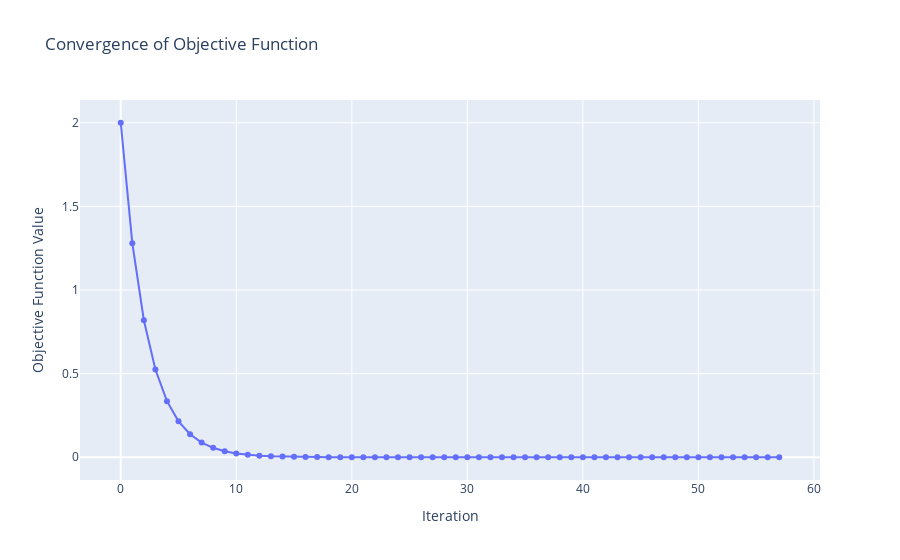
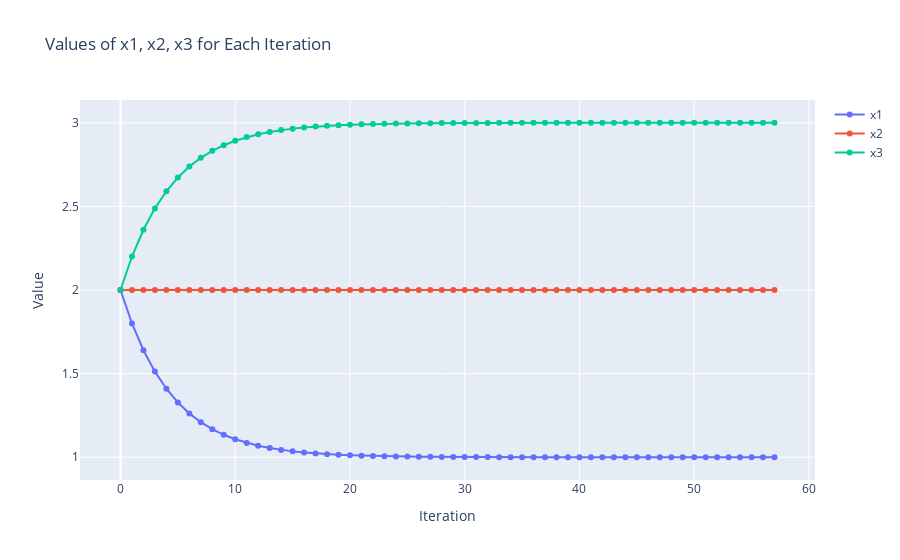

The cell these charts' notebook holds for them, in order:
### Code cell
# steepest descent for three variables

import sympy as sp
import pandas as pd
import plotly.graph_objs as go
import plotly.io as pio

def steepest_descent(func, x, x0, step_size, tol, max_iter, precision):
    
    gradient = [sp.diff(func, var) for var in x]
    
    # Initialize iteration data list with initial assumption
    iterations_data = [{"itr": 0, "x1": x0[0], "x2": x0[1], "x3": x0[2], "tol": None, "f": func.subs(zip(x, x0))}]

    x_current = x0
    iterations = 0

    while iterations < max_iter:
        gradient_at_x = [g.subs(zip(x, x_current)) for g in gradient]

        # Update rule: x_next = x_current - step_size * gradient
        x_next = [x_curr - step_size * grad for x_curr, grad in zip(x_current, gradient_at_x)]

        # Calculate the Euclidean distance between x_next and x_current
        tolerance = sp.sqrt(sum((x_n - x_c)**2 for x_n, x_c in zip(x_next, x_current)))

        # Check for convergence
        if tolerance < tol:
            break

        x_current = [sp.Float(val, precision) for val in x_next]
        iterations += 1
        
        # Append iteration data to the list
        iteration_data = {"itr": iterations, "x1": x_current[0], "x2": x_current[1], "x3": x_current[2], "tol": tolerance, "f": func.subs(zip(x, x_current))}
        iterations_data.append(iteration_data)

    return pd.DataFrame(iterations_data)

if __name__ == "__main__":
    
    x1, x2, x3 = sp.symbols('x1 x2 x3') # Define symbols   
    x = [x1, x2, x3] # Define variables
    
    f = (x1 - 1)**2 + (x2 - 2)**2 + (x3 - 3)**2  # Define function 
    x0 = [2, 2, 2] # Initial guess 
    step_size = 0.1 # Step size
    tol = 1e-6 # Tolerance for convergence
    max_iter = 1000 # Maximum number of iterations
    precision = 6  # Precision (number of decimal places)

    # Perform steepest descent optimization and get iteration data
    iteration_data = steepest_descent(f, x, x0, step_size, tol, max_iter, precision)

    # Convert columns to floating-point numbers
    iteration_data = iteration_data.astype(float)

    print(iteration_data)
    
    # Plot convergence graph
    fig = go.Figure()
    fig.add_trace(go.Scatter(x=iteration_data['itr'], y=iteration_data['f'], mode='lines+markers', name='Objective Function'))
    fig.update_layout(title='Convergence of Objective Function', xaxis_title='Iteration', yaxis_title='Objective Function Value')
    pio.show(fig)
    
    # Plot x1, x2, x3 for each iteration
    fig_x = go.Figure()
    fig_x.add_trace(go.Scatter(x=iteration_data['itr'], y=iteration_data['x1'], mode='lines+markers', name='x1'))
    fig_x.add_trace(go.Scatter(x=iteration_data['itr'], y=iteration_data['x2'], mode='lines+markers', name='x2'))
    fig_x.add_trace(go.Scatter(x=iteration_data['itr'], y=iteration_data['x3'], mode='lines+markers', name='x3'))
    fig_x.update_layout(title='Values of x1, x2, x3 for Each Iteration', xaxis_title='Iteration', yaxis_title='Value')
    pio.show(fig_x)

### Figure 1 — Plotly figure (JSON) as saved in the notebook; plotly's stock layout.template omitted (floating-point values rounded to 4 significant figures)
{"data": [{"mode": "lines+markers", "name": "Objective Function", "x": [0.0, 1.0, 2.0, 3.0, 4.0, 5.0, 6.0, 7.0, 8.0, 9.0, 10.0, 11.0, 12.0, 13.0, 14.0, 15.0, 16.0, 17.0, 18.0, 19.0, 20.0, 21.0, 22.0, 23.0, 24.0, 25.0, 26.0, 27.0, 28.0, 29.0, 30.0, 31.0, 32.0, 33.0, 34.0, 35.0, 36.0, 37.0, 38.0, 39.0, 40.0, 41.0, 42.0, 43.0, 44.0, 45.0, 46.0, 47.0, 48.0, 49.0, 50.0, 51.0, 52.0, 53.0, 54.0, 55.0, 56.0, 57.0], "y": [2.0, 1.28, 0.8192, 0.5243, 0.3355, 0.2147, 0.1374, 0.08796, 0.0563, 0.03603, 0.02306, 0.01476, 0.009445, 0.006045, 0.003869, 0.002476, 0.001585, 0.001014, 0.000649, 0.0004154, 0.0002658, 0.0001701, 0.0001089, 6.969e-05, 4.46e-05, 2.854e-05, 1.827e-05, 1.169e-05, 7.483e-06, 4.789e-06, 3.065e-06, 1.962e-06, 1.256e-06, 8.038e-07, 5.143e-07, 3.291e-07, 2.107e-07, 1.349e-07, 8.635e-08, 5.531e-08, 3.54e-08, 2.261e-08, 1.445e-08, 9.234e-09, 5.936e-09, 3.787e-09, 2.423e-09, 1.543e-09, 9.834e-10, 6.31e-10, 4.093e-10, 2.619e-10, 1.642e-10, 1.023e-10, 6.548e-11, 4.326e-11, 2.734e-11, 1.637e-11], "type": "scatter"}], "layout": {"title": {"text": "Convergence of Objective Function"}, "xaxis": {"title": {"text": "Iteration"}}, "yaxis": {"title": {"text": "Objective Function Value"}}}}

### Figure 2 — Plotly figure (JSON) as saved in the notebook; plotly's stock layout.template omitted (floating-point values rounded to 4 significant figures)
{"data": [{"mode": "lines+markers", "name": "x1", "x": [0.0, 1.0, 2.0, 3.0, 4.0, 5.0, 6.0, 7.0, 8.0, 9.0, 10.0, 11.0, 12.0, 13.0, 14.0, 15.0, 16.0, 17.0, 18.0, 19.0, 20.0, 21.0, 22.0, 23.0, 24.0, 25.0, 26.0, 27.0, 28.0, 29.0, 30.0, 31.0, 32.0, 33.0, 34.0, 35.0, 36.0, 37.0, 38.0, 39.0, 40.0, 41.0, 42.0, 43.0, 44.0, 45.0, 46.0, 47.0, 48.0, 49.0, 50.0, 51.0, 52.0, 53.0, 54.0, 55.0, 56.0, 57.0], "y": [2.0, 1.8, 1.64, 1.512, 1.41, 1.328, 1.262, 1.21, 1.168, 1.134, 1.107, 1.086, 1.069, 1.055, 1.044, 1.035, 1.028, 1.023, 1.018, 1.014, 1.012, 1.009, 1.007, 1.006, 1.005, 1.004, 1.003, 1.002, 1.002, 1.002, 1.001, 1.001, 1.001, 1.001, 1.001, 1.0, 1.0, 1.0, 1.0, 1.0, 1.0, 1.0, 1.0, 1.0, 1.0, 1.0, 1.0, 1.0, 1.0, 1.0, 1.0, 1.0, 1.0, 1.0, 1.0, 1.0, 1.0, 1.0], "type": "scatter"}, {"mode": "lines+markers", "name": "x2", "x": [0.0, 1.0, 2.0, 3.0, 4.0, 5.0, 6.0, 7.0, 8.0, 9.0, 10.0, 11.0, 12.0, 13.0, 14.0, 15.0, 16.0, 17.0, 18.0, 19.0, 20.0, 21.0, 22.0, 23.0, 24.0, 25.0, 26.0, 27.0, 28.0, 29.0, 30.0, 31.0, 32.0, 33.0, 34.0, 35.0, 36.0, 37.0, 38.0, 39.0, 40.0, 41.0, 42.0, 43.0, 44.0, 45.0, 46.0, 47.0, 48.0, 49.0, 50.0, 51.0, 52.0, 53.0, 54.0, 55.0, 56.0, 57.0], "y": [2.0, 2.0, 2.0, 2.0, 2.0, 2.0, 2.0, 2.0, 2.0, 2.0, 2.0, 2.0, 2.0, 2.0, 2.0, 2.0, 2.0, 2.0, 2.0, 2.0, 2.0, 2.0, 2.0, 2.0, 2.0, 2.0, 2.0, 2.0, 2.0, 2.0, 2.0, 2.0, 2.0, 2.0, 2.0, 2.0, 2.0, 2.0, 2.0, 2.0, 2.0, 2.0, 2.0, 2.0, 2.0, 2.0, 2.0, 2.0, 2.0, 2.0, 2.0, 2.0, 2.0, 2.0, 2.0, 2.0, 2.0, 2.0], "type": "scatter"}, {"mode": "lines+markers", "name": "x3", "x": [0.0, 1.0, 2.0, 3.0, 4.0, 5.0, 6.0, 7.0, 8.0, 9.0, 10.0, 11.0, 12.0, 13.0, 14.0, 15.0, 16.0, 17.0, 18.0, 19.0, 20.0, 21.0, 22.0, 23.0, 24.0, 25.0, 26.0, 27.0, 28.0, 29.0, 30.0, 31.0, 32.0, 33.0, 34.0, 35.0, 36.0, 37.0, 38.0, 39.0, 40.0, 41.0, 42.0, 43.0, 44.0, 45.0, 46.0, 47.0, 48.0, 49.0, 50.0, 51.0, 52.0, 53.0, 54.0, 55.0, 56.0, 57.0], "y": [2.0, 2.2, 2.36, 2.488, 2.59, 2.672, 2.738, 2.79, 2.832, 2.866, 2.893, 2.914, 2.931, 2.945, 2.956, 2.965, 2.972, 2.977, 2.982, 2.986, 2.988, 2.991, 2.993, 2.994, 2.995, 2.996, 2.997, 2.998, 2.998, 2.998, 2.999, 2.999, 2.999, 2.999, 2.999, 3.0, 3.0, 3.0, 3.0, 3.0, 3.0, 3.0, 3.0, 3.0, 3.0, 3.0, 3.0, 3.0, 3.0, 3.0, 3.0, 3.0, 3.0, 3.0, 3.0, 3.0, 3.0, 3.0], "type": "scatter"}], "layout": {"title": {"text": "Values of x1, x2, x3 for Each Iteration"}, "xaxis": {"title": {"text": "Iteration"}}, "yaxis": {"title": {"text": "Value"}}}}
